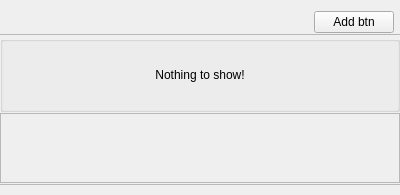
<?xml version="1.0" encoding="UTF-8"?>
<ui version="4.0">
 <class>C_CamMosDatabaseWidget</class>
 <widget class="QWidget" name="C_CamMosDatabaseWidget">
  <property name="geometry">
   <rect>
    <x>0</x>
    <y>0</y>
    <width>400</width>
    <height>195</height>
   </rect>
  </property>
  <property name="windowTitle">
   <string>C_CamMosDatabaseWidget</string>
  </property>
  <layout class="QVBoxLayout" name="verticalLayout" stretch="0,1">
   <property name="spacing">
    <number>0</number>
   </property>
   <property name="leftMargin">
    <number>0</number>
   </property>
   <property name="topMargin">
    <number>0</number>
   </property>
   <property name="rightMargin">
    <number>0</number>
   </property>
   <property name="bottomMargin">
    <number>0</number>
   </property>
   <item>
    <widget class="stw::opensyde_gui_elements::C_CamOgeWiSettingSubSection" name="pc_WiHeader" native="true"/>
   </item>
   <item>
    <widget class="QWidget" name="pc_WiContent" native="true">
     <property name="minimumSize">
      <size>
       <width>0</width>
       <height>185</height>
      </size>
     </property>
     <property name="maximumSize">
      <size>
       <width>16777215</width>
       <height>185</height>
      </size>
     </property>
     <layout class="QVBoxLayout" name="verticalLayout_2">
      <property name="spacing">
       <number>1</number>
      </property>
      <property name="leftMargin">
       <number>0</number>
      </property>
      <property name="topMargin">
       <number>1</number>
      </property>
      <property name="rightMargin">
       <number>0</number>
      </property>
      <property name="bottomMargin">
       <number>10</number>
      </property>
      <item>
       <layout class="QHBoxLayout" name="horizontalLayout">
        <property name="leftMargin">
         <number>6</number>
        </property>
        <property name="rightMargin">
         <number>6</number>
        </property>
        <item>
         <spacer name="horizontalSpacer">
          <property name="orientation">
           <enum>Qt::Horizontal</enum>
          </property>
          <property name="sizeHint" stdset="0">
           <size>
            <width>0</width>
            <height>0</height>
           </size>
          </property>
         </spacer>
        </item>
        <item>
         <widget class="stw::opensyde_gui_elements::C_OgePubToolTipBase" name="pc_BtnAdd">
          <property name="styleRole" stdset="0">
           <string>cam-pub-settings-add</string>
          </property>
          <property name="text">
           <string>Add btn</string>
          </property>
         </widget>
        </item>
       </layout>
      </item>
      <item>
       <widget class="QFrame" name="pc_FrameTop">
        <property name="styleRole" stdset="0">
         <string>fra-separator</string>
        </property>
        <property name="minimumSize">
         <size>
          <width>0</width>
          <height>1</height>
         </size>
        </property>
        <property name="maximumSize">
         <size>
          <width>16777215</width>
          <height>1</height>
         </size>
        </property>
        <property name="frameShape">
         <enum>QFrame::StyledPanel</enum>
        </property>
        <property name="frameShadow">
         <enum>QFrame::Raised</enum>
        </property>
       </widget>
      </item>
      <item>
       <widget class="QGroupBox" name="pc_GroupBoxNoElements">
        <property name="styleRole" stdset="0">
         <string>transparent</string>
        </property>
        <property name="title">
         <string/>
        </property>
        <layout class="QHBoxLayout" name="horizontalLayout_4">
         <item>
          <spacer name="horizontalSpacer_4">
           <property name="orientation">
            <enum>Qt::Horizontal</enum>
           </property>
           <property name="sizeHint" stdset="0">
            <size>
             <width>0</width>
             <height>0</height>
            </size>
           </property>
          </spacer>
         </item>
         <item>
          <layout class="QVBoxLayout" name="verticalLayout_9">
           <item>
            <spacer name="verticalSpacer_2">
             <property name="orientation">
              <enum>Qt::Vertical</enum>
             </property>
             <property name="sizeHint" stdset="0">
              <size>
               <width>20</width>
               <height>40</height>
              </size>
             </property>
            </spacer>
           </item>
           <item>
            <widget class="stw::opensyde_gui_elements::C_OgeLabGenericNoPaddingNoMargins" name="pc_LabNoDatabase">
             <property name="text">
              <string>Nothing to show!</string>
             </property>
             <property name="alignment">
              <set>Qt::AlignCenter</set>
             </property>
            </widget>
           </item>
           <item>
            <spacer name="verticalSpacer_3">
             <property name="orientation">
              <enum>Qt::Vertical</enum>
             </property>
             <property name="sizeHint" stdset="0">
              <size>
               <width>20</width>
               <height>40</height>
              </size>
             </property>
            </spacer>
           </item>
          </layout>
         </item>
         <item>
          <spacer name="horizontalSpacer_5">
           <property name="orientation">
            <enum>Qt::Horizontal</enum>
           </property>
           <property name="sizeHint" stdset="0">
            <size>
             <width>0</width>
             <height>0</height>
            </size>
           </property>
          </spacer>
         </item>
        </layout>
       </widget>
      </item>
      <item>
       <layout class="QVBoxLayout" name="verticalLayout_3">
        <item>
         <widget class="stw::opensyde_gui_elements::C_OgeTransparentScrollArea" name="pc_ScrollArea">
          <property name="widgetResizable">
           <bool>true</bool>
          </property>
          <widget class="stw::opensyde_gui_elements::C_OgeWiOnlyBackground" name="pc_ScrollAreaContents">
           <property name="geometry">
            <rect>
             <x>0</x>
             <y>0</y>
             <width>396</width>
             <height>69</height>
            </rect>
           </property>
           <layout class="QVBoxLayout" name="verticalLayout_5">
            <property name="spacing">
             <number>0</number>
            </property>
            <property name="leftMargin">
             <number>0</number>
            </property>
            <property name="topMargin">
             <number>0</number>
            </property>
            <property name="rightMargin">
             <number>0</number>
            </property>
            <property name="bottomMargin">
             <number>0</number>
            </property>
            <item>
             <layout class="QVBoxLayout" name="pc_LayoutContents">
              <item>
               <spacer name="verticalSpacer">
                <property name="orientation">
                 <enum>Qt::Vertical</enum>
                </property>
                <property name="sizeHint" stdset="0">
                 <size>
                  <width>0</width>
                  <height>0</height>
                 </size>
                </property>
               </spacer>
              </item>
             </layout>
            </item>
           </layout>
          </widget>
         </widget>
        </item>
       </layout>
      </item>
      <item>
       <widget class="QFrame" name="pc_FrameBottom">
        <property name="styleRole" stdset="0">
         <string>fra-separator</string>
        </property>
        <property name="minimumSize">
         <size>
          <width>0</width>
          <height>1</height>
         </size>
        </property>
        <property name="maximumSize">
         <size>
          <width>16777215</width>
          <height>1</height>
         </size>
        </property>
        <property name="frameShape">
         <enum>QFrame::StyledPanel</enum>
        </property>
        <property name="frameShadow">
         <enum>QFrame::Raised</enum>
        </property>
       </widget>
      </item>
     </layout>
    </widget>
   </item>
  </layout>
 </widget>
 <customwidgets>
  <customwidget>
   <class>stw::opensyde_gui_elements::C_OgeWiOnlyBackground</class>
   <extends>QWidget</extends>
   <header>C_OgeWiOnlyBackground.hpp</header>
   <container>1</container>
  </customwidget>
  <customwidget>
   <class>stw::opensyde_gui_elements::C_OgePubToolTipBase</class>
   <extends>QPushButton</extends>
   <header>C_OgePubToolTipBase.hpp</header>
  </customwidget>
  <customwidget>
   <class>stw::opensyde_gui_elements::C_CamOgeWiSettingSubSection</class>
   <extends>QWidget</extends>
   <header>C_CamOgeWiSettingSubSection.hpp</header>
   <container>1</container>
  </customwidget>
  <customwidget>
   <class>stw::opensyde_gui_elements::C_OgeTransparentScrollArea</class>
   <extends>QScrollArea</extends>
   <header>C_OgeTransparentScrollArea.hpp</header>
   <container>1</container>
  </customwidget>
  <customwidget>
   <class>stw::opensyde_gui_elements::C_OgeLabGenericNoPaddingNoMargins</class>
   <extends>QLabel</extends>
   <header>C_OgeLabGenericNoPaddingNoMargins.hpp</header>
  </customwidget>
 </customwidgets>
 <resources/>
 <connections/>
</ui>
